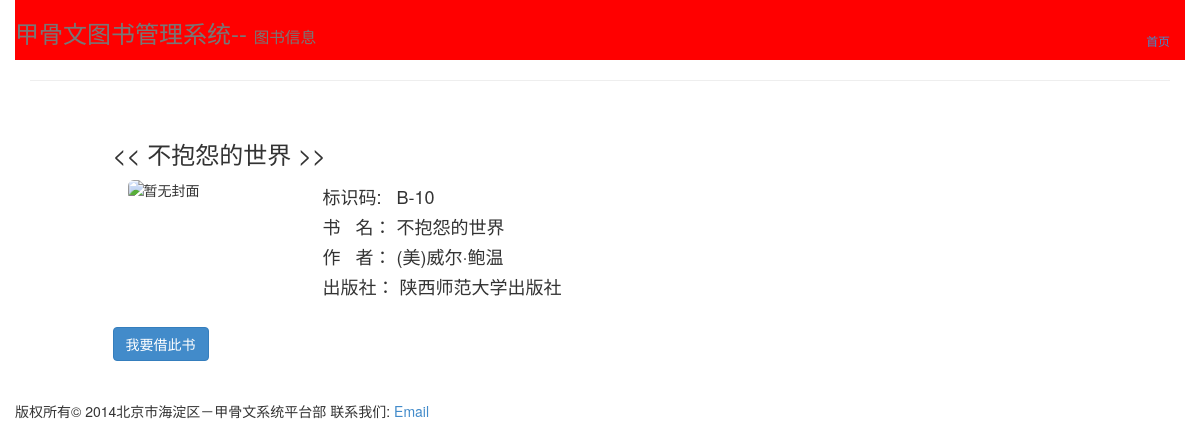
/books/profile/B-10/, run on the app's committed database.
### books/models.py (models this page shows, shortened)
class Book(models.Model):
    identifier = models.CharField(max_length=10, primary_key=True)
    name = models.CharField(max_length=50)
    author = models.CharField(max_length=50)
    publisher = models.CharField(max_length=50)
    status = models.CharField(max_length=20)
    class Meta:
        db_table = 'books'

### books/views.py (the view)
# urls.py: url(r'^profile/(?P<bookid>[-A-Z0-9]+)/$', 'bookinfo', name='bookinfo'),
@never_cache
def bookinfo(request, bookid):
    book = Book.objects.get(identifier=bookid)
    return render_to_response('books/bookinfo.html', \
        RequestContext(request, {'book': book, }))

### books/templates/books/bookinfo.html (shortened to what this page needs)
{% extends "base.html" %}
{% block headline %}甲骨文图书管理系统-- <small>图书信息</small>{% endblock %}
{% block header %}
<ul class="nav nav-pills pull-right">
  <li><a href="{% url 'books:index' %}"><small>首页</small></a></li>
</ul>
{% endblock %}
{% block content %}
<div class="row">
  <div class="col-sm-offset-1">
    <h3>&lt;&lt;&nbsp;{{ book.name }}&nbsp;&gt;&gt;</h3>
  </div>
  <div class="col-sm-2 col-sm-offset-1">
    <div style="height: 100%; border: 1px">
      <img src="" alt="暂无封面" class="img-rounded" />
    </div>
  </div>
  <div class="col-sm-5">
    <h4>标识码: &nbsp; {{ book.identifier }}</h4>
    <h4>书&nbsp;&nbsp;&nbsp;名： {{ book.name }}</h4>
    <h4>作&nbsp;&nbsp;&nbsp;者： {{ book.author }}</h4>
    <h4>出版社： {{ book.publisher }}</h4>
  </div>
</div>
<div class="row">
  <br />
  <div class="col-sm-offset-1">
    {% if book.status == "在架可借" %}
    <form class="form-inline" action="/books/borrow/{{ book.identifier }}/" method="post">{% csrf_token %}
      <input type="submit" class="btn btn-primary" value="我要借此书" />
    </form>
    {% else %}
    <br />
    <p style="color: red">
      <span>注: </span>
      <span>此书被<a href="mailto:{{ book.record.user.email }}">{{ book.record.user.username }}</a>借出，应还日期为{{ book.record.edate }}。</span>
    </p>
    {% endif %}
  </div>
</div>
{% endblock %}

### data on the page
Book: name "不抱怨的世界", identifier "B-10", author "(美)威尔·鲍温", publisher "陕西师范大学出版社"
